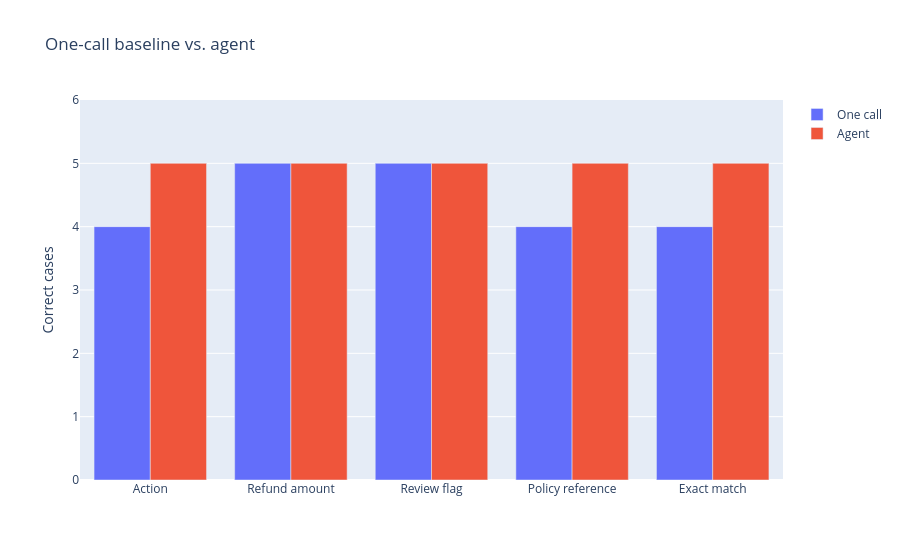

The code cell stored with this chart in its notebook:
### Code cell
metrics = (*fields, "exact")
metric_names = ["Action", "Refund amount", "Review flag", "Policy reference", "Exact match"]
comparison = go.Figure()
for name, counts in scores.items():
    comparison.add_bar(
        name=name,
        x=metric_names,
        y=[counts[metric] for metric in metrics],
    )
comparison.update_layout(
    title="One-call baseline vs. agent",
    barmode="group",
    yaxis={"title": "Correct cases", "range": [0, len(sample) + 1]},
)
comparison.show()

### Figure 1 — Plotly figure (JSON) as saved in the notebook; plotly's stock layout.template omitted (floating-point values rounded to 4 significant figures)
{"data": [{"name": "One call", "type": "bar", "x": ["Action", "Refund amount", "Review flag", "Policy reference", "Exact match"], "y": [4, 5, 5, 4, 4]}, {"name": "Agent", "type": "bar", "x": ["Action", "Refund amount", "Review flag", "Policy reference", "Exact match"], "y": [5, 5, 5, 5, 5]}], "layout": {"barmode": "group", "title": {"text": "One-call baseline vs. agent"}, "yaxis": {"range": [0, 6], "title": {"text": "Correct cases"}}}}
